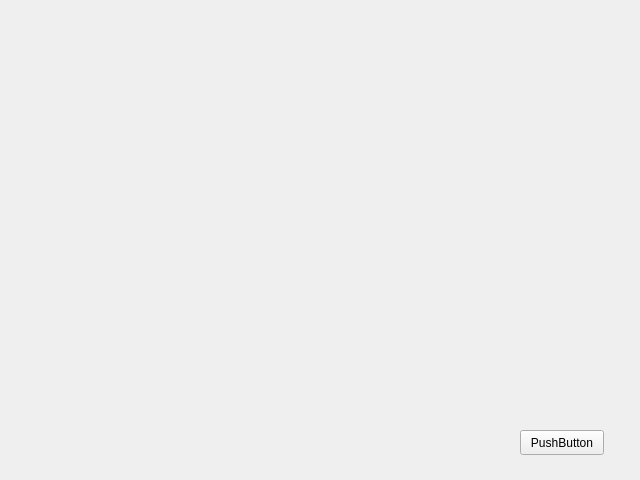
<?xml version="1.0" encoding="UTF-8"?>
<ui version="4.0">
 <class>Form</class>
 <widget class="QWidget" name="Form">
  <property name="geometry">
   <rect>
    <x>0</x>
    <y>0</y>
    <width>640</width>
    <height>480</height>
   </rect>
  </property>
  <property name="windowTitle">
   <string>Form</string>
  </property>
  <widget class="QPushButton" name="pushButton">
   <property name="geometry">
    <rect>
     <x>520</x>
     <y>430</y>
     <width>84</width>
     <height>25</height>
    </rect>
   </property>
   <property name="text">
    <string>PushButton</string>
   </property>
  </widget>
  <widget class="QWidget" name="widget" native="true">
   <property name="geometry">
    <rect>
     <x>50</x>
     <y>60</y>
     <width>551</width>
     <height>341</height>
    </rect>
   </property>
  </widget>
 </widget>
 <resources/>
 <connections/>
</ui>
